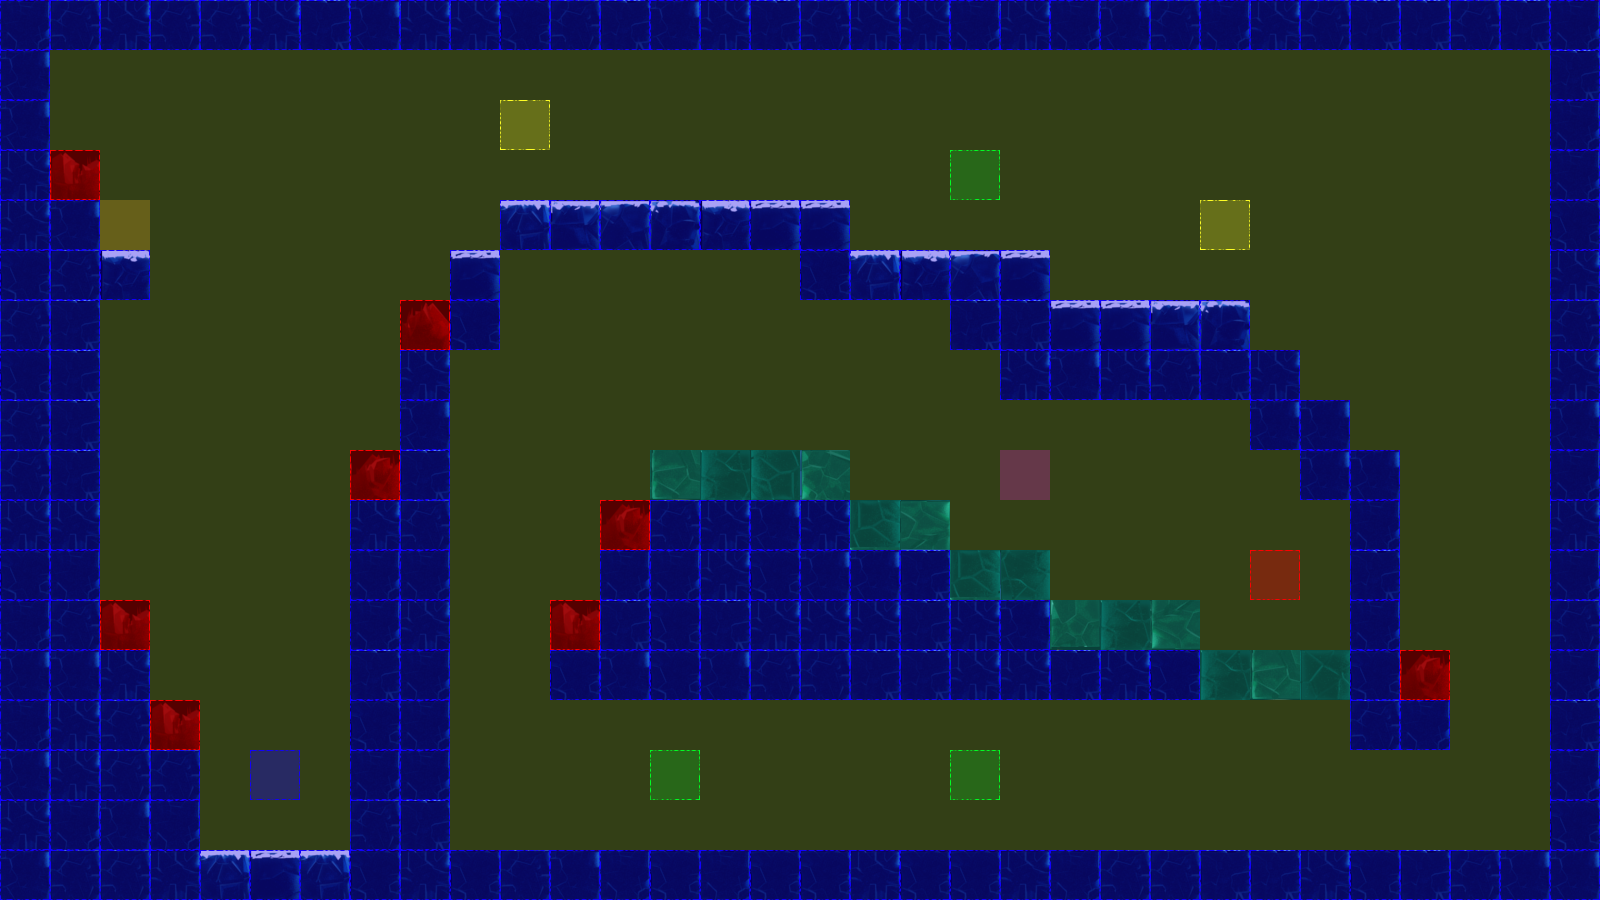

This game map was drawn from its Tiled (.tmx) file and the tilesets committed beside it. A one-line description and the trimmed map source follow:
An orthogonal 32x18 tile map with 50x50 px tiles, 3 tile layers (terrain, collision, event), 2 tilesets.

<map version="1.0" orientation="orthogonal" renderorder="left-up" width="32" height="18" tilewidth="50" tileheight="50" nextobjectid="3">
 <tileset firstgid="1" name="frozenPlainsTile" tilewidth="50" tileheight="50" tilecount="50" columns="10">
  <image source="tiles/iceTile.png" width="500" height="251" />
 </tileset>
 <tileset firstgid="51" name="collisionTile" tilewidth="50" tileheight="50" tilecount="12" columns="3">
  <image source="tiles/collisionTile.png" width="150" height="200" />
 </tileset>
 <layer name="terrain" width="32" height="18">
  <data>[576 cells, 224 non-empty, 25 distinct tile ids]</data>
 </layer>
 <layer name="collision" width="32" height="18">
  <data>[576 cells, 576 non-empty, 4 distinct tile ids]</data>
 </layer>
 <layer name="event" width="32" height="18">
  <data>[576 cells, 9 non-empty, 6 distinct tile ids]</data>
 </layer>
</map>
